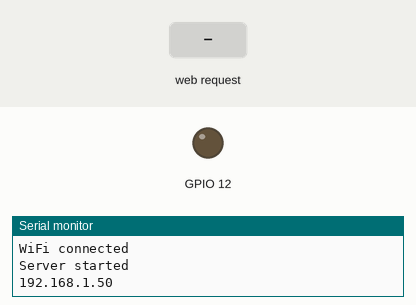
Simulated run of this sketch. Board: ESP8266 (NodeMCU). Shown: output pins drawn as LEDs (lit = HIGH), the last lines printed to the serial monitor. The test bench sets the inputs (shaded band). WiFi joins after 1.5 s; servers stay silent unless stated.

Above: at 2.7 s.
2.8 s: HTTP request GET /santa/toggle received
At 3.1 s:
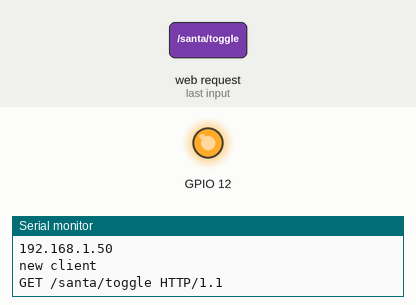
Timing chart, 0 to 5.8 s (numbered marks = the images above; inputs shaded):
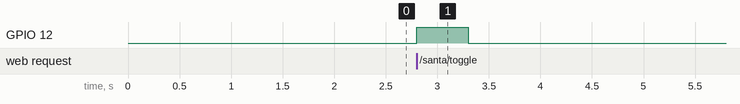

The sketch:

WiFiSanta.ino
```cpp
#include <DNSServer.h>
#include <ESP8266WebServer.h>
#include <ESP8266WiFi.h>
#include <WiFiManager.h>

WiFiManager wifiManager;
const char* SSID = "WifiSanta";
// const char* password = "PASSWORD";

byte mac[6]; // the MAC address of your Wifi shield

// Create an instance of the server
// specify the port to listen on as an argument
WiFiServer server(80);

void setup() {
  Serial.begin(115200);
  delay(10);

  // prepare GPIO12
  pinMode(12, OUTPUT);
  digitalWrite(12, 0);

  // print MAC address
  WiFi.macAddress(mac);
  Serial.print("MAC: ");
  Serial.print(mac[5],HEX);
  Serial.print(":");
  Serial.print(mac[4],HEX);
  Serial.print(":");
  Serial.print(mac[3],HEX);
  Serial.print(":");
  Serial.print(mac[2],HEX);
  Serial.print(":");
  Serial.print(mac[1],HEX);
  Serial.print(":");
  Serial.println(mac[0],HEX);

  // Connect to WiFi network - change settings via AP 'SantaNet'
  wifiManager.autoConnect(SSID);
  Serial.println("WiFi connected");


  // Start the server
  server.begin();
  Serial.println("Server started");

  // Print the IP address
  Serial.println(WiFi.localIP());
}

void loop() {
  // Check if a client has connected
  WiFiClient client = server.available();
  if (!client) {
    return;
  }

  // Wait until the client sends some data
  Serial.println("new client");
  while(!client.available()){
    delay(1);
  }

  // Read the first line of the request
  String req = client.readStringUntil('\r');
  Serial.println(req);
  client.flush();

  // Match the request
  int val;
  if (req.indexOf("/santa/toggle") != -1)
    val = 1;
  else {
    Serial.println("invalid request");
    client.stop();
    return;
  }

  // Set GPIO12 high for 1/2 a second, then hold it low for 1/2 a second
  // just like we pushed the button
  digitalWrite(12, 1);
  delay(500);
  digitalWrite(12, 0);
  delay(500);


  client.flush();

  // Prepare the response
  String s = "HTTP/1.1 200 OK\r\nContent-Type: text/html\r\n\r\n<!DOCTYPE HTML>\r\n<html>\r\nSanta has been toggled";
  s += "</html>\n";

  // Send the response to the client
  client.print(s);
  delay(1);
  Serial.println("Client disonnected");

  // The client will actually be disconnected
  // when the function returns and 'client' object is detroyed
}
```

Measured:
- after the input at 2.8 s, GPIO 12: LOW → HIGH at once, → LOW 0.50 s later
